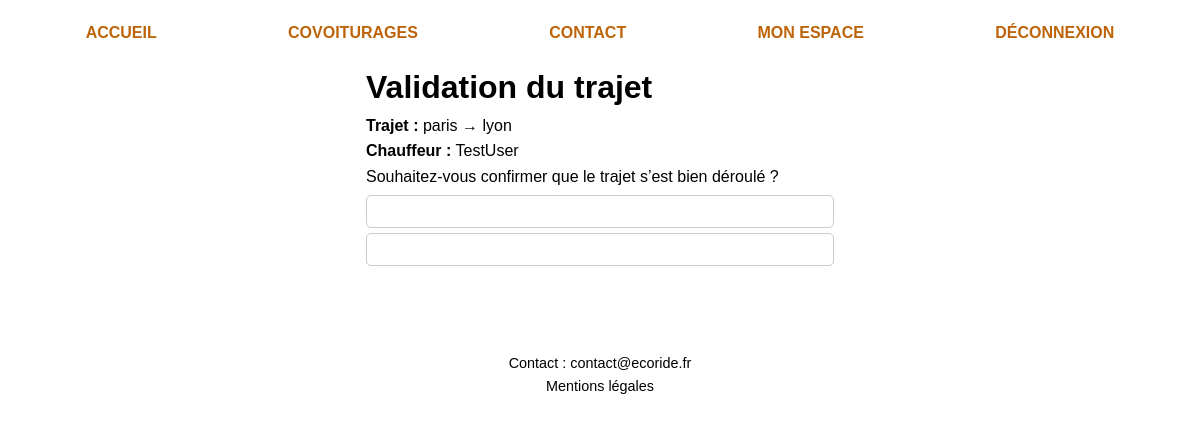
Page /pages/validate_ride.php?ride_id=8 (signed in) on the committed database.
### tables this page shows
CREATE TABLE `rides` (
  `id` int NOT NULL,
  `user_id` int NOT NULL,
  `vehicle_id` int NOT NULL,
  `depart` varchar(100) NOT NULL,
  `arrivee` varchar(100) NOT NULL,
  `date_depart` datetime NOT NULL,
  `date_arrivee` datetime NOT NULL,
  `prix` decimal(5,2) NOT NULL,
  `places` int NOT NULL,
  `ecologique` tinyint(1) DEFAULT '0',
  `statut` enum('en attente','en cours','terminé') DEFAULT 'en attente',
  `duree` int DEFAULT '0'
);

CREATE TABLE `users` (
  `id` int NOT NULL,
  `pseudo` varchar(50) NOT NULL,
  `email` varchar(100) NOT NULL,
  `password` varchar(255) NOT NULL,
  `credits` int DEFAULT '20',
  `role` varchar(20) DEFAULT 'utilisateur',
  `created_at` timestamp NULL DEFAULT CURRENT_TIMESTAMP,
  `actif` tinyint(1) DEFAULT '1'
);

### pages/validate_ride.php (the view, shortened to what this page needs)
<?php
require_once('../models/db.php');
$ride_id = $_GET['ride_id'] ?? null;
$stmt = $pdo->prepare("SELECT r.*, u.pseudo AS chauffeur_pseudo, u.id AS chauffeur_id
                       FROM rides r
                       JOIN users u ON r.user_id = u.id
                       WHERE r.id = :ride_id");
$stmt->execute([':ride_id' => $ride_id]);
$ride = $stmt->fetch();
?>
<!DOCTYPE html>
<html lang="fr">
<head>
    <link rel="stylesheet" href="/Assets/css/style.css">
</head>
<body>
<?php include('../includes/nav.php'); ?>
<main class="form-section">
    <h1>Validation du trajet</h1>
    <p><strong>Trajet :</strong> <?= htmlspecialchars($ride['depart']) ?> → <?= htmlspecialchars($ride['arrivee']) ?></p>
    <p><strong>Chauffeur :</strong> <?= htmlspecialchars($ride['chauffeur_pseudo']) ?></p>
    <form method="post">
        <p>Souhaitez-vous confirmer que le trajet s’est bien déroulé ?</p>
        <button type="submit" name="validation" value="oui" class="btn-green">Oui</button>
        <button type="submit" name="validation" value="non" class="btn-blue"> Non, signaler un problème</button>
    </form>
</main>
<?php include('../includes/footer.php'); ?>
</body>
</html>

### Assets/css/style.css (style rules this page uses)
* { margin: 0; padding: 0; box-sizing: border-box; }
body { font-family: Arial, sans-serif; background-color: var(--jaune-clair); color: var(--bleu-sombre); line-height: 1.6; padding: 20px; }
form input, form select, form textarea, form button { width: 100%; padding: 10px; margin-top: 5px; border-radius: 5px; border: 1px solid #ccc; }
.btn-green, .btn-blue, .admin-button { display: inline-block; padding: 8px 12px; color: rgb(187, 52, 6); text-decoration: none; border-radius: 5px; }
.btn-green { background-color: var(--vert); color: #ffffff; }
.btn-blue { background-color: var(--bleu-moyen); }
.form-section { max-width: 500px; margin: auto; padding: 1rem; }
.btn-blue,.btn-blue:visited { color: white; text-decoration: underline; }

### rows in the picture
rides: depart "paris", arrivee "lyon", user.pseudo "TestUser"
